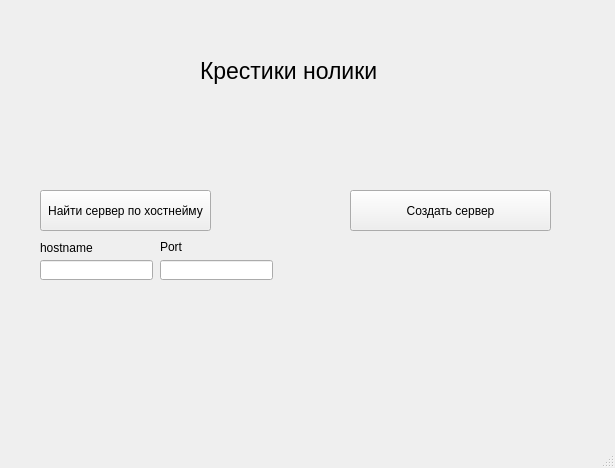
<?xml version="1.0" encoding="UTF-8"?>
<ui version="4.0">
 <class>MainWindow</class>
 <widget class="QMainWindow" name="MainWindow">
  <property name="geometry">
   <rect>
    <x>0</x>
    <y>0</y>
    <width>615</width>
    <height>468</height>
   </rect>
  </property>
  <property name="windowTitle">
   <string>Main menu</string>
  </property>
  <widget class="QWidget" name="centralwidget">
   <widget class="QStackedWidget" name="stacked">
    <property name="geometry">
     <rect>
      <x>0</x>
      <y>0</y>
      <width>601</width>
      <height>451</height>
     </rect>
    </property>
    <property name="currentIndex">
     <number>0</number>
    </property>
    <widget class="QWidget" name="main_page_ui">
     <widget class="QPushButton" name="find_server_btn">
      <property name="geometry">
       <rect>
        <x>40</x>
        <y>190</y>
        <width>171</width>
        <height>41</height>
       </rect>
      </property>
      <property name="text">
       <string>Найти сервер по хостнейму</string>
      </property>
     </widget>
     <widget class="QLabel" name="label_title">
      <property name="geometry">
       <rect>
        <x>200</x>
        <y>50</y>
        <width>191</width>
        <height>41</height>
       </rect>
      </property>
      <property name="font">
       <font>
        <pointsize>17</pointsize>
       </font>
      </property>
      <property name="text">
       <string>Крестики нолики</string>
      </property>
     </widget>
     <widget class="QPushButton" name="create_server_btn">
      <property name="geometry">
       <rect>
        <x>350</x>
        <y>190</y>
        <width>201</width>
        <height>41</height>
       </rect>
      </property>
      <property name="text">
       <string>Создать сервер</string>
      </property>
     </widget>
     <widget class="QLineEdit" name="port_input">
      <property name="geometry">
       <rect>
        <x>160</x>
        <y>260</y>
        <width>113</width>
        <height>20</height>
       </rect>
      </property>
     </widget>
     <widget class="QLineEdit" name="hostname_input">
      <property name="geometry">
       <rect>
        <x>40</x>
        <y>260</y>
        <width>113</width>
        <height>20</height>
       </rect>
      </property>
     </widget>
     <widget class="QLabel" name="label_port">
      <property name="geometry">
       <rect>
        <x>160</x>
        <y>240</y>
        <width>47</width>
        <height>13</height>
       </rect>
      </property>
      <property name="text">
       <string>Port</string>
      </property>
     </widget>
     <widget class="QLabel" name="label_host">
      <property name="geometry">
       <rect>
        <x>40</x>
        <y>240</y>
        <width>61</width>
        <height>16</height>
       </rect>
      </property>
      <property name="text">
       <string>hostname</string>
      </property>
     </widget>
    </widget>
    <widget class="QWidget" name="button_page_ui">
     <widget class="QPushButton" name="main_button">
      <property name="geometry">
       <rect>
        <x>200</x>
        <y>130</y>
        <width>201</width>
        <height>201</height>
       </rect>
      </property>
      <property name="styleSheet">
       <string notr="true">    QPushButton {
        background-color: #8B0000;
		border-radius: 100px; /* Делаем круглую форму */
       	padding: 0px;
        color: white;
        border: none;
        padding: 15px 32px;
        text-align: center;
        text-decoration: none;
        display: inline-block;
        font-size: 16px;
        cursor: pointer;
    }
    QPushButton:hover {
        background-color: #B22222;
    }
    QPushButton:pressed {
        background-color: #b30000;
        padding-top: 17px;
        padding-bottom: 13px;
    }
    

</string>
      </property>
      <property name="text">
       <string/>
      </property>
     </widget>
     <widget class="QLabel" name="port_info">
      <property name="geometry">
       <rect>
        <x>0</x>
        <y>420</y>
        <width>51</width>
        <height>21</height>
       </rect>
      </property>
      <property name="font">
       <font>
        <pointsize>16</pointsize>
       </font>
      </property>
      <property name="text">
       <string>Port:</string>
      </property>
     </widget>
     <widget class="QLabel" name="port_current">
      <property name="geometry">
       <rect>
        <x>50</x>
        <y>420</y>
        <width>111</width>
        <height>21</height>
       </rect>
      </property>
      <property name="font">
       <font>
        <pointsize>16</pointsize>
       </font>
      </property>
      <property name="text">
       <string>ПОРТ ТУТ</string>
      </property>
     </widget>
    </widget>
    <widget class="QWidget" name="png_page_ui">
     <widget class="QLabel" name="image">
      <property name="geometry">
       <rect>
        <x>60</x>
        <y>20</y>
        <width>611</width>
        <height>381</height>
       </rect>
      </property>
      <property name="styleSheet">
       <string notr="true"/>
      </property>
      <property name="text">
       <string/>
      </property>
     </widget>
     <widget class="QPushButton" name="swap_image">
      <property name="geometry">
       <rect>
        <x>240</x>
        <y>420</y>
        <width>111</width>
        <height>23</height>
       </rect>
      </property>
      <property name="text">
       <string>Смени картинку)))</string>
      </property>
     </widget>
    </widget>
   </widget>
  </widget>
  <widget class="QStatusBar" name="statusbar"/>
 </widget>
 <resources>
  <include location="pictures.qrc"/>
 </resources>
 <connections/>
</ui>
